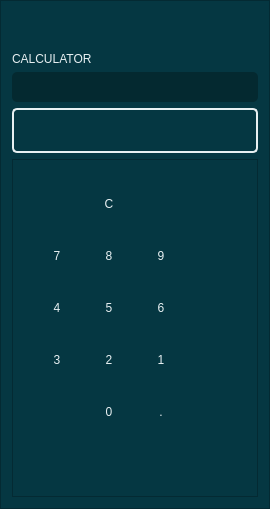
     <widget class="QFrame" name="calculator">
      <property name="minimumSize">
       <size>
        <width>0</width>
        <height>0</height>
       </size>
      </property>
      <property name="maximumSize">
       <size>
        <width>400</width>
        <height>16777215</height>
       </size>
      </property>
      <property name="styleSheet">
       <string notr="true">background-color: rgb(5, 55, 66);</string>
      </property>
      <property name="frameShape">
       <enum>QFrame::StyledPanel</enum>
      </property>
      <property name="frameShadow">
       <enum>QFrame::Raised</enum>
      </property>
      <layout class="QVBoxLayout" name="verticalLayout_2">
       <item>
        <spacer name="verticalSpacer_3">
         <property name="orientation">
          <enum>Qt::Vertical</enum>
         </property>
         <property name="sizeHint" stdset="0">
          <size>
           <width>20</width>
           <height>40</height>
          </size>
         </property>
        </spacer>
       </item>
       <item>
        <widget class="QLabel" name="label">
         <property name="sizePolicy">
          <sizepolicy hsizetype="Preferred" vsizetype="Fixed">
           <horstretch>0</horstretch>
           <verstretch>0</verstretch>
          </sizepolicy>
         </property>
         <property name="styleSheet">
          <string notr="true">color: rgb(232, 240, 242);
font: bold 25pt &quot;assets/font/monda.ttf&quot;;</string>
         </property>
         <property name="text">
          <string>CALCULATOR</string>
         </property>
        </widget>
       </item>
       <item>
        <widget class="QLineEdit" name="memory">
         <property name="sizePolicy">
          <sizepolicy hsizetype="Expanding" vsizetype="Fixed">
           <horstretch>0</horstretch>
           <verstretch>0</verstretch>
          </sizepolicy>
         </property>
         <property name="minimumSize">
          <size>
           <width>0</width>
           <height>30</height>
          </size>
         </property>
         <property name="layoutDirection">
          <enum>Qt::RightToLeft</enum>
         </property>
         <property name="styleSheet">
          <string notr="true">color: rgb(157, 157, 157);
font:  15pt &quot;assets/font/monda.ttf&quot;;
background-color: rgb(4, 41, 48);
border-radius: 5px;
padding: 2px;
</string>
         </property>
         <property name="text">
          <string/>
         </property>
         <property name="alignment">
          <set>Qt::AlignRight|Qt::AlignTrailing|Qt::AlignVCenter</set>
         </property>
         <property name="readOnly">
          <bool>true</bool>
         </property>
        </widget>
       </item>
       <item>
        <widget class="QLineEdit" name="current">
         <property name="minimumSize">
          <size>
           <width>0</width>
           <height>45</height>
          </size>
         </property>
         <property name="cursor">
          <cursorShape>PointingHandCursor</cursorShape>
         </property>
         <property name="layoutDirection">
          <enum>Qt::RightToLeft</enum>
         </property>
         <property name="styleSheet">
          <string notr="true">color: rgb(255, 255, 255);
font:  18pt &quot;assets/font/monda.ttf&quot;;
border: 2px solid rgb(232, 240, 242);
border-radius: 5px;
padding: 2px;
</string>
         </property>
         <property name="alignment">
          <set>Qt::AlignRight|Qt::AlignTrailing|Qt::AlignVCenter</set>
         </property>
        </widget>
       </item>
       <item>
        <widget class="QFrame" name="frame_3">
         <property name="frameShape">
          <enum>QFrame::StyledPanel</enum>
         </property>
         <property name="frameShadow">
          <enum>QFrame::Raised</enum>
         </property>
         <layout class="QVBoxLayout" name="verticalLayout">
          <item>
           <widget class="QFrame" name="calc_Btns">
            <property name="frameShape">
             <enum>QFrame::NoFrame</enum>
            </property>
            <property name="frameShadow">
             <enum>QFrame::Plain</enum>
            </property>
            <layout class="QGridLayout" name="gridLayout">
             <property name="leftMargin">
              <number>10</number>
             </property>
             <property name="topMargin">
              <number>10</number>
             </property>
             <property name="rightMargin">
              <number>10</number>
             </property>
             <property name="bottomMargin">
              <number>10</number>
             </property>
             <property name="spacing">
              <number>2</number>
             </property>
             <item row="4" column="1">
              <widget class="QPushButton" name="pushButton_19">
               <property name="sizePolicy">
                <sizepolicy hsizetype="Preferred" vsizetype="Preferred">
                 <horstretch>0</horstretch>
                 <verstretch>0</verstretch>
                </sizepolicy>
               </property>
               <property name="minimumSize">
                <size>
                 <width>50</width>
                 <height>50</height>
                </size>
               </property>
               <property name="cursor">
                <cursorShape>PointingHandCursor</cursorShape>
               </property>
               <property name="styleSheet">
                <string notr="true">padding: 2px;
color: rgb(232, 240, 242);
font:  19pt &quot;assets/font/monda.ttf&quot;;</string>
               </property>
               <property name="text">
                <string>0</string>
               </property>
               <property name="shortcut">
                <string/>
               </property>
               <property name="flat">
                <bool>true</bool>
               </property>
              </widget>
             </item>
             <item row="3" column="1">
              <widget class="QPushButton" name="pushButton_14">
               <property name="sizePolicy">
                <sizepolicy hsizetype="Preferred" vsizetype="Preferred">
                 <horstretch>0</horstretch>
                 <verstretch>0</verstretch>
                </sizepolicy>
               </property>
               <property name="minimumSize">
                <size>
                 <width>50</width>
                 <height>50</height>
                </size>
               </property>
               <property name="cursor">
                <cursorShape>PointingHandCursor</cursorShape>
               </property>
               <property name="styleSheet">
                <string notr="true">padding: 2px;
color: rgb(232, 240, 242);
font:  19pt &quot;assets/font/monda.ttf&quot;;</string>
               </property>
               <property name="text">
                <string>2</string>
               </property>
               <property name="shortcut">
                <string/>
               </property>
               <property name="flat">
                <bool>true</bool>
               </property>
              </widget>
             </item>
             <item row="5" column="2">
              <spacer name="verticalSpacer_2">
               <property name="orientation">
                <enum>Qt::Vertical</enum>
               </property>
               <property name="sizeHint" stdset="0">
                <size>
                 <width>20</width>
                 <height>40</height>
                </size>
               </property>
              </spacer>
             </item>
             <item row="4" column="2">
              <widget class="QPushButton" name="pushButton_18">
               <property name="sizePolicy">
                <sizepolicy hsizetype="Preferred" vsizetype="Preferred">
                 <horstretch>0</horstretch>
                 <verstretch>0</verstretch>
                </sizepolicy>
               </property>
               <property name="minimumSize">
                <size>
                 <width>50</width>
                 <height>50</height>
                </size>
               </property>
               <property name="cursor">
                <cursorShape>PointingHandCursor</cursorShape>
               </property>
               <property name="styleSheet">
                <string notr="true">padding: 2px;
color: rgb(232, 240, 242);
font:  19pt &quot;assets/font/monda.ttf&quot;;</string>
               </property>
               <property name="text">
                <string>.</string>
               </property>
               <property name="shortcut">
                <string>.</string>
               </property>
               <property name="flat">
                <bool>true</bool>
               </property>
              </widget>
             </item>
             <item row="4" column="3">
              <widget class="QPushButton" name="pushButton_17">
               <property name="sizePolicy">
                <sizepolicy hsizetype="Preferred" vsizetype="Preferred">
                 <horstretch>0</horstretch>
                 <verstretch>0</verstretch>
                </sizepolicy>
               </property>
               <property name="minimumSize">
                <size>
                 <width>50</width>
                 <height>50</height>
                </size>
               </property>
               <property name="cursor">
                <cursorShape>PointingHandCursor</cursorShape>
               </property>
               <property name="styleSheet">
                <string notr="true">padding: 2px;
image: url(:/images/equal.png);</string>
               </property>
               <property name="text">
                <string/>
               </property>
               <property name="shortcut">
                <string>Return</string>
               </property>
               <property name="flat">
                <bool>true</bool>
               </property>
              </widget>
             </item>
             <item row="1" column="0">
              <widget class="QPushButton" name="pushButton_5">
               <property name="sizePolicy">
                <sizepolicy hsizetype="Preferred" vsizetype="Preferred">
                 <horstretch>0</horstretch>
                 <verstretch>0</verstretch>
                </sizepolicy>
               </property>
               <property name="minimumSize">
                <size>
                 <width>50</width>
                 <height>50</height>
                </size>
               </property>
               <property name="cursor">
                <cursorShape>PointingHandCursor</cursorShape>
               </property>
               <property name="styleSheet">
                <string notr="true">padding: 2px;
color: rgb(232, 240, 242);
font:  19pt &quot;assets/font/monda.ttf&quot;;</string>
               </property>
               <property name="text">
                <string>7</string>
               </property>
               <property name="flat">
                <bool>true</bool>
               </property>
              </widget>
             </item>
             <item row="1" column="3">
              <widget class="QPushButton" name="pushButton_8">
               <property name="sizePolicy">
                <sizepolicy hsizetype="Preferred" vsizetype="Preferred">
                 <horstretch>0</horstretch>
                 <verstretch>0</verstretch>
                </sizepolicy>
               </property>
               <property name="minimumSize">
                <size>
                 <width>50</width>
                 <height>50</height>
                </size>
               </property>
               <property name="cursor">
                <cursorShape>PointingHandCursor</cursorShape>
               </property>
               <property name="styleSheet">
                <string notr="true">padding: 2px;
image: url(:/images/multiply.png);</string>
               </property>
               <property name="text">
                <string/>
               </property>
               <property name="shortcut">
                <string>*</string>
               </property>
               <property name="flat">
                <bool>true</bool>
               </property>
              </widget>
             </item>
             <item row="0" column="3">
              <widget class="QPushButton" name="pushButton_21">
               <property name="sizePolicy">
                <sizepolicy hsizetype="Preferred" vsizetype="Preferred">
                 <horstretch>0</horstretch>
                 <verstretch>0</verstretch>
                </sizepolicy>
               </property>
               <property name="minimumSize">
                <size>
                 <width>50</width>
                 <height>50</height>
                </size>
               </property>
               <property name="cursor">
                <cursorShape>PointingHandCursor</cursorShape>
               </property>
               <property name="styleSheet">
                <string notr="true">image: url(:/images/divide.png);
padding: 2px;</string>
               </property>
               <property name="text">
                <string/>
               </property>
               <property name="shortcut">
                <string>/</string>
               </property>
               <property name="flat">
                <bool>true</bool>
               </property>
              </widget>
             </item>
             <item row="2" column="1">
              <widget class="QPushButton" name="pushButton_13">
               <property name="sizePolicy">
                <sizepolicy hsizetype="Preferred" vsizetype="Preferred">
                 <horstretch>0</horstretch>
                 <verstretch>0</verstretch>
                </sizepolicy>
               </property>
               <property name="minimumSize">
                <size>
                 <width>50</width>
                 <height>50</height>
                </size>
               </property>
               <property name="cursor">
                <cursorShape>PointingHandCursor</cursorShape>
               </property>
               <property name="styleSheet">
                <string notr="true">padding: 2px;
color: rgb(232, 240, 242);
font:  19pt &quot;assets/font/monda.ttf&quot;;</string>
               </property>
               <property name="text">
                <string>5</string>
               </property>
               <property name="shortcut">
                <string>5</string>
               </property>
               <property name="flat">
                <bool>true</bool>
               </property>
              </widget>
             </item>
             <item row="3" column="3">
              <widget class="QPushButton" name="pushButton_16">
               <property name="sizePolicy">
                <sizepolicy hsizetype="Preferred" vsizetype="Preferred">
                 <horstretch>0</horstretch>
                 <verstretch>0</verstretch>
                </sizepolicy>
               </property>
               <property name="minimumSize">
                <size>
                 <width>50</width>
                 <height>50</height>
                </size>
               </property>
               <property name="cursor">
                <cursorShape>PointingHandCursor</cursorShape>
               </property>
               <property name="styleSheet">
                <string notr="true">padding: 2px;
image: url(:/images/addition.png);</string>
               </property>
               <property name="text">
                <string/>
               </property>
               <property name="flat">
                <bool>true</bool>
               </property>
              </widget>
             </item>
             <item row="1" column="2">
              <widget class="QPushButton" name="pushButton_7">
               <property name="sizePolicy">
                <sizepolicy hsizetype="Preferred" vsizetype="Preferred">
                 <horstretch>0</horstretch>
                 <verstretch>0</verstretch>
                </sizepolicy>
               </property>
               <property name="minimumSize">
                <size>
                 <width>50</width>
                 <height>50</height>
                </size>
               </property>
               <property name="cursor">
                <cursorShape>PointingHandCursor</cursorShape>
               </property>
               <property name="styleSheet">
                <string notr="true">padding: 2px;
color: rgb(232, 240, 242);
font:  19pt &quot;assets/font/monda.ttf&quot;;</string>
               </property>
               <property name="text">
                <string>9</string>
               </property>
               <property name="flat">
                <bool>true</bool>
               </property>
              </widget>
             </item>
             <item row="4" column="0">
              <widget class="QPushButton" name="pushButton_2">
               <property name="sizePolicy">
                <sizepolicy hsizetype="Preferred" vsizetype="Preferred">
                 <horstretch>0</horstretch>
                 <verstretch>0</verstretch>
                </sizepolicy>
               </property>
               <property name="minimumSize">
                <size>
                 <width>50</width>
                 <height>50</height>
                </size>
               </property>
               <property name="cursor">
                <cursorShape>PointingHandCursor</cursorShape>
               </property>
               <property name="styleSheet">
                <string notr="true">padding: 2px;
image: url(:/images/percent.png);</string>
               </property>
               <property name="text">
                <string/>
               </property>
               <property name="shortcut">
                <string/>
               </property>
               <property name="flat">
                <bool>true</bool>
               </property>
              </widget>
             </item>
             <item row="2" column="3">
              <widget class="QPushButton" name="pushButton_9">
               <property name="sizePolicy">
                <sizepolicy hsizetype="Preferred" vsizetype="Preferred">
                 <horstretch>0</horstretch>
                 <verstretch>0</verstretch>
                </sizepolicy>
               </property>
               <property name="minimumSize">
                <size>
                 <width>50</width>
                 <height>50</height>
                </size>
               </property>
               <property name="cursor">
                <cursorShape>PointingHandCursor</cursorShape>
               </property>
               <property name="styleSheet">
                <string notr="true">padding: 2px;
image: url(:/images/subraction.png)</string>
               </property>
               <property name="text">
                <string/>
               </property>
               <property name="shortcut">
                <string>-</string>
               </property>
               <property name="flat">
                <bool>true</bool>
               </property>
              </widget>
             </item>
             <item row="0" column="1">
              <widget class="QPushButton" name="pushButton_10">
               <property name="sizePolicy">
                <sizepolicy hsizetype="Preferred" vsizetype="Preferred">
                 <horstretch>0</horstretch>
                 <verstretch>0</verstretch>
                </sizepolicy>
               </property>
               <property name="minimumSize">
                <size>
                 <width>50</width>
                 <height>50</height>
                </size>
               </property>
               <property name="cursor">
                <cursorShape>PointingHandCursor</cursorShape>
               </property>
               <property name="styleSheet">
                <string notr="true">color: rgb(232, 240, 242);
font:  19pt &quot;assets/font/monda.ttf&quot;;
padding: 2px;</string>
               </property>
               <property name="text">
                <string>C</string>
               </property>
               <property name="shortcut">
                <string>Del</string>
               </property>
               <property name="flat">
                <bool>true</bool>
               </property>
              </widget>
             </item>
             <item row="1" column="1">
              <widget class="QPushButton" name="pushButton_6">
               <property name="sizePolicy">
                <sizepolicy hsizetype="Preferred" vsizetype="Preferred">
                 <horstretch>0</horstretch>
                 <verstretch>0</verstretch>
                </sizepolicy>
               </property>
               <property name="minimumSize">
                <size>
                 <width>50</width>
                 <height>50</height>
                </size>
               </property>
               <property name="cursor">
                <cursorShape>PointingHandCursor</cursorShape>
               </property>
               <property name="styleSheet">
                <string notr="true">padding: 2px;
color: rgb(232, 240, 242);
font:  19pt &quot;assets/font/monda.ttf&quot;;</string>
               </property>
               <property name="text">
                <string>8</string>
               </property>
               <property name="shortcut">
                <string>8</string>
               </property>
               <property name="flat">
                <bool>true</bool>
               </property>
              </widget>
             </item>
             <item row="2" column="2">
              <widget class="QPushButton" name="pushButton_12">
               <property name="sizePolicy">
                <sizepolicy hsizetype="Preferred" vsizetype="Preferred">
                 <horstretch>0</horstretch>
                 <verstretch>0</verstretch>
                </sizepolicy>
               </property>
               <property name="minimumSize">
                <size>
                 <width>50</width>
                 <height>50</height>
                </size>
               </property>
               <property name="cursor">
                <cursorShape>PointingHandCursor</cursorShape>
               </property>
               <property name="styleSheet">
                <string notr="true">padding: 2px;
color: rgb(232, 240, 242);
font:  19pt &quot;assets/font/monda.ttf&quot;;</string>
               </property>
               <property name="text">
                <string>6</string>
               </property>
               <property name="shortcut">
                <string>6</string>
               </property>
               <property name="flat">
                <bool>true</bool>
               </property>
              </widget>
             </item>
             <item row="0" column="2">
              <widget class="QPushButton" name="pushButton_11">
               <property name="sizePolicy">
                <sizepolicy hsizetype="Preferred" vsizetype="Preferred">
                 <horstretch>0</horstretch>
                 <verstretch>0</verstretch>
                </sizepolicy>
               </property>
               <property name="minimumSize">
                <size>
                 <width>50</width>
                 <height>50</height>
                </size>
               </property>
               <property name="cursor">
                <cursorShape>PointingHandCursor</cursorShape>
               </property>
               <property name="styleSheet">
                <string notr="true">image:url(:/images/pos_neg.png);
padding: 2px;</string>
               </property>
               <property name="text">
                <string/>
               </property>
               <property name="flat">
                <bool>true</bool>
               </property>
              </widget>
             </item>
             <item row="0" column="0">
              <widget class="QPushButton" name="pushButton">
               <property name="sizePolicy">
                <sizepolicy hsizetype="Preferred" vsizetype="Preferred">
                 <horstretch>0</horstretch>
                 <verstretch>0</verstretch>
                </sizepolicy>
               </property>
               <property name="minimumSize">
                <size>
                 <width>50</width>
                 <height>50</height>
                </size>
               </property>
               <property name="cursor">
                <cursorShape>PointingHandCursor</cursorShape>
               </property>
               <property name="styleSheet">
                <string notr="true">QPushButton{
	image: url(:/images/clear.png);
	padding: 7px;
}
QPushButton:hover{
	padding: 7px;
	border: rgb(232, 240, 242);
	border-radius:25px;
}</string>
               </property>
               <property name="text">
                <string/>
               </property>
               <property name="shortcut">
                <string>Backspace</string>
               </property>
               <property name="flat">
                <bool>true</bool>
               </property>
              </widget>
             </item>
             <item row="3" column="2">
              <widget class="QPushButton" name="pushButton_15">
               <property name="sizePolicy">
                <sizepolicy hsizetype="Preferred" vsizetype="Preferred">
                 <horstretch>0</horstretch>
                 <verstretch>0</verstretch>
                </sizepolicy>
               </property>
               <property name="minimumSize">
                <size>
                 <width>50</width>
                 <height>50</height>
                </size>
               </property>
               <property name="cursor">
                <cursorShape>PointingHandCursor</cursorShape>
               </property>
               <property name="styleSheet">
                <string notr="true">padding: 2px;
color: rgb(232, 240, 242);
font:  19pt &quot;assets/font/monda.ttf&quot;;</string>
               </property>
               <property name="text">
                <string>1</string>
               </property>
               <property name="flat">
                <bool>true</bool>
               </property>
              </widget>
             </item>
             <item row="2" column="0">
              <widget class="QPushButton" name="pushButton_4">
               <property name="sizePolicy">
                <sizepolicy hsizetype="Preferred" vsizetype="Preferred">
                 <horstretch>0</horstretch>
                 <verstretch>0</verstretch>
                </sizepolicy>
               </property>
               <property name="minimumSize">
                <size>
                 <width>50</width>
                 <height>50</height>
                </size>
               </property>
               <property name="cursor">
                <cursorShape>PointingHandCursor</cursorShape>
               </property>
               <property name="styleSheet">
                <string notr="true">padding: 2px;
color: rgb(232, 240, 242);
font:  19pt &quot;assets/font/monda.ttf&quot;;</string>
               </property>
               <property name="text">
                <string>4</string>
               </property>
               <property name="shortcut">
                <string>4</string>
               </property>
               <property name="flat">
                <bool>true</bool>
               </property>
              </widget>
             </item>
             <item row="3" column="0">
              <widget class="QPushButton" name="pushButton_3">
               <property name="sizePolicy">
                <sizepolicy hsizetype="Preferred" vsizetype="Preferred">
                 <horstretch>0</horstretch>
                 <verstretch>0</verstretch>
                </sizepolicy>
               </property>
               <property name="minimumSize">
                <size>
                 <width>50</width>
                 <height>50</height>
                </size>
               </property>
               <property name="cursor">
                <cursorShape>PointingHandCursor</cursorShape>
               </property>
               <property name="styleSheet">
                <string notr="true">padding: 2px;
color: rgb(232, 240, 242);
font:  19pt &quot;assets/font/monda.ttf&quot;;</string>
               </property>
               <property name="text">
                <string>3</string>
               </property>
               <property name="shortcut">
                <string/>
               </property>
               <property name="flat">
                <bool>true</bool>
               </property>
              </widget>
             </item>
            </layout>
           </widget>
          </item>
         </layout>
        </widget>
       </item>
      </layout>
     </widget>
